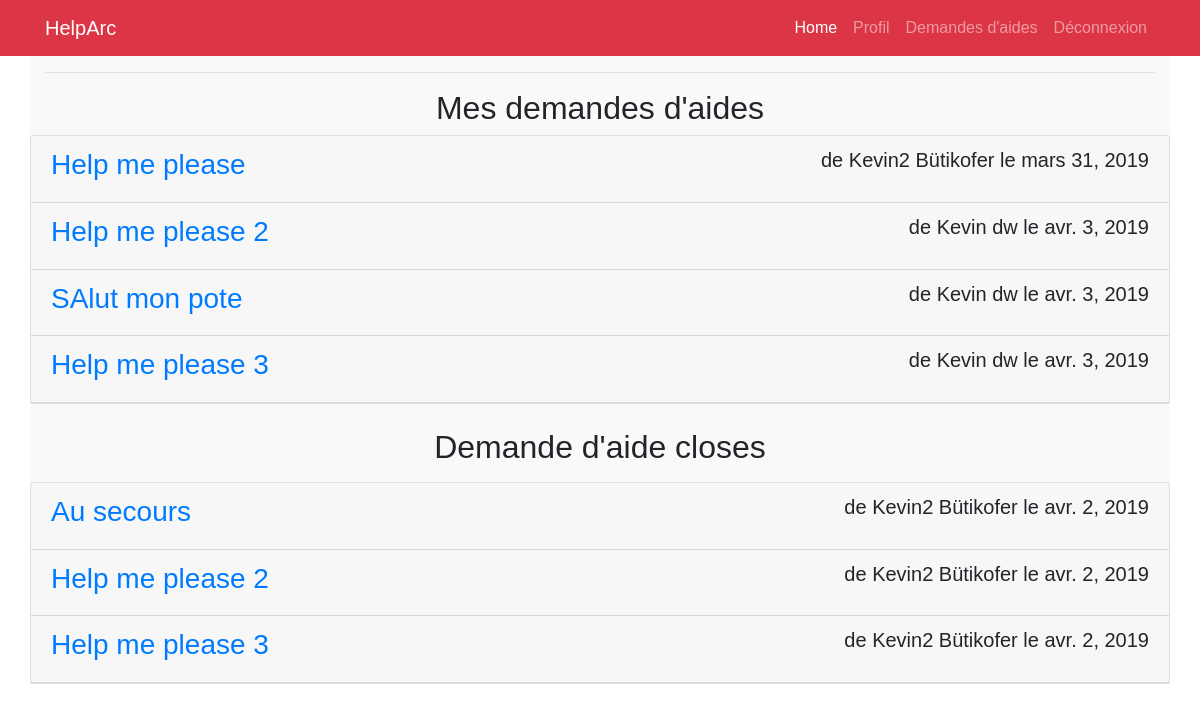
Screenshot of /myRequests (signed in) with the database file from the repository.
### HelpArcApp/models.py (models this page shows, shortened)
class Request(models.Model):
    title = models.CharField(max_length=50)
    read = models.IntegerField()
    closed = models.BooleanField()
    date = models.DateField(auto_now_add=True)
    studentId = models.ForeignKey(User, on_delete=models.SET_NULL, null=True, related_name='student')
    helperId = models.ForeignKey(User, on_delete=models.SET_NULL, null=True, related_name='helper')
    technologyId = models.ForeignKey('Technology', on_delete=models.SET_NULL, null=True)

### HelpArcApp/views.py (the view)
# urls.py: path('myRequests', views.myRequests, name='myRequests'),
@login_required
def myRequests(request):
    context = {}
    current_user_profile = request.user.profile
    if current_user_profile.accountLevel == 1 and current_user_profile.is_complete:
        myHelpRequests = Request.objects.filter(helperId=request.user,closed=False)
        myHelpRequestsClosed = Request.objects.filter(helperId=request.user,closed=True)
    elif current_user_profile.accountLevel == 0:
        myHelpRequests = Request.objects.filter(studentId=request.user,closed=False)
        myHelpRequestsClosed = Request.objects.filter(helperId=request.user,closed=True)
    else:
        return redirect('index')
    context['helpRequests'] = myHelpRequests
    context['helpRequestsClosed'] = myHelpRequestsClosed
    return render(request, 'myRequests.html', context)

### HelpArcApp/templates/myRequests.html (shortened to what this page needs)
{% extends 'base.html' %}
{% load static %}
{% load crispy_forms_tags %}
{% block content %}
<hr/>
<div class="m-2">
<h2>Mes demandes d'aides</h2>
</div>
    <div class="row">
<div class="card w-100" >
  {% if helpRequests %}
    {% for helpRequest in helpRequests %}
      <div class="card-header">
        <a href="helpRequest/{{helpRequest.id}}" class="float-left" ><h3>{{ helpRequest.title }}</h3></a><h5 class="float-right"> de {{ helpRequest.studentId.get_full_name }} le {{ helpRequest.date }}</h5>
      </div>
    {% endfor %}
  {% else %}
   <h3>Aucune demande d'aide</h3>
  {% endif %}
</div>
<div class="m-2 w-100">
  <h2 class="mt-3 center"> Demande d'aide closes </h2>
  </div>
  <div class="card w-100 " >
  {% if helpRequestsClosed %}
    {% for helpRequest in helpRequestsClosed %}
      <div class="card-header">
        <a href="helpRequest/{{helpRequest.id}}" class="float-left" ><h3>{{ helpRequest.title }}</h3></a><h5 class="float-right"> de {{ helpRequest.studentId.get_full_name }} le {{ helpRequest.date }}</h5>
      </div>
    {% endfor %}
  {% else %}
   <h3>Aucune demande d'aide close</h3>
  {% endif %}
</div>
{% endblock %}

### HelpArcApp/templates/base.html (shortened to what this page needs)
<html>
<head>
  {% load bootstrap4 %}
  {% bootstrap_css %}
  {% load static %}
  <link href="https://cdnjs.cloudflare.com/ajax/libs/select2/4.0.6-rc.0/css/select2.min.css" rel="stylesheet" />
  <link rel="stylesheet" type="text/css" href="{% static 'HelpArc/custom.css' %}">
</head>
<body>
  <nav class="navbar navbar-expand-lg navbar-dark bg-danger static-top">
    <div class="container">
      <a class="navbar-brand" href="{% url 'index' %}">HelpArc</a>
      <div class="collapse navbar-collapse" id="navbarResponsive">
        <ul class="navbar-nav ml-auto">
        {% if user.is_authenticated %}
          <li class="nav-item active">
            <a class="nav-link" href="{% url 'index' %}">Home
            </a>
          </li>
          <li class="nav-item">
            <a class="nav-link" href="{% url 'profile' %}">Profil</a>
          </li>
           <li class="nav-item">
            <a class="nav-link" href="{% url 'myRequests' %}">Demandes d'aides</a>
          </li>
          <li class="nav-item">
            <a class="nav-link" href="{% url 'logout' %}">Déconnexion</a>
          </li>
        {% else %}
          <li class="nav-item active">
            <a class="nav-link" href="{% url 'login' %}">Se connecter
              <span class="sr-only">(current)</span>
            </a>
          </li>
        {% endif %}
        </ul>
      </div>
    </div>
  </nav>
  <div id="site-content" class="container">
    <div class="row">
      <div class="col-lg-12 text-center">
        {% block content %}{% endblock %}
      </div>
    </div>
  </div>
</body>
</html>

### HelpArcApp/static/HelpArc/custom.css (style rules this page uses)
body { font-family: "Lucida Sans Unicode", "Lucida Grande", sans-serif; }
#site-content { background-color: #f9f9f9; }

### rows the page displays
Request: title "Help me please", studentId.get_full_name "Kevin2 Bütikofer", date "mars 31, 2019"
Request: title "Help me please 2", studentId.get_full_name "Kevin dw", date "avr. 3, 2019"
Request: title "SAlut mon pote", studentId.get_full_name "Kevin dw", date "avr. 3, 2019"
Request: title "Help me please 3", studentId.get_full_name "Kevin dw", date "avr. 3, 2019"
Request: title "Au secours", studentId.get_full_name "Kevin2 Bütikofer", date "avr. 2, 2019"
Request: title "Help me please 2", studentId.get_full_name "Kevin2 Bütikofer", date "avr. 2, 2019"
Request: title "Help me please 3", studentId.get_full_name "Kevin2 Bütikofer", date "avr. 2, 2019"
